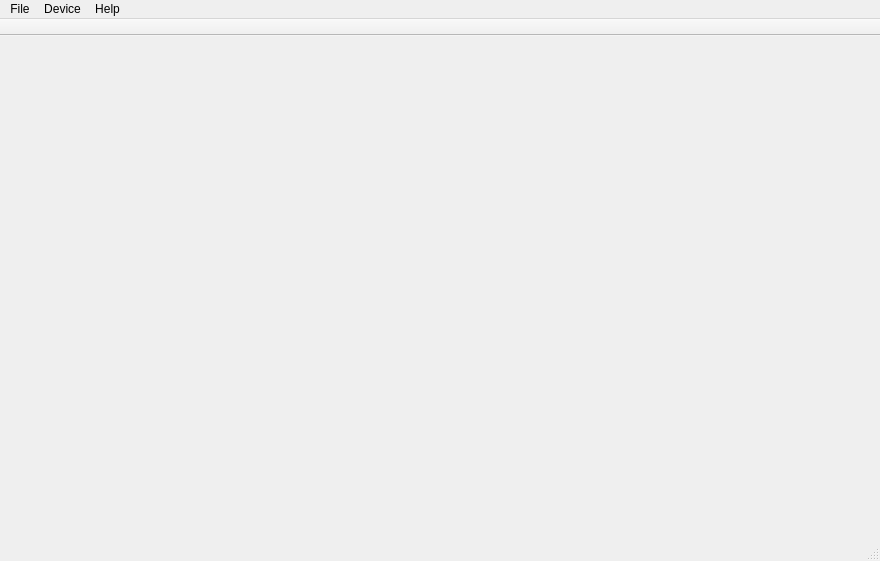
<?xml version="1.0" encoding="UTF-8"?>
<ui version="4.0">
 <class>MainWindow</class>
 <widget class="QMainWindow" name="MainWindow">
  <property name="geometry">
   <rect>
    <x>0</x>
    <y>0</y>
    <width>880</width>
    <height>561</height>
   </rect>
  </property>
  <property name="minimumSize">
   <size>
    <width>476</width>
    <height>400</height>
   </size>
  </property>
  <property name="windowTitle">
   <string>iConnectivity iConfig</string>
  </property>
  <property name="windowIcon">
   <iconset resource="Resources.qrc">
    <normaloff>:/Icon/Icons.ico</normaloff>:/Icon/Icons.ico</iconset>
  </property>
  <property name="dockOptions">
   <set>QMainWindow::AllowNestedDocks|QMainWindow::AllowTabbedDocks|QMainWindow::AnimatedDocks|QMainWindow::ForceTabbedDocks|QMainWindow::VerticalTabs</set>
  </property>
  <property name="unifiedTitleAndToolBarOnMac">
   <bool>false</bool>
  </property>
  <widget class="QWidget" name="centralWidget">
   <property name="autoFillBackground">
    <bool>false</bool>
   </property>
   <layout class="QGridLayout" name="gridLayout_">
    <property name="leftMargin">
     <number>0</number>
    </property>
    <property name="topMargin">
     <number>0</number>
    </property>
    <property name="rightMargin">
     <number>0</number>
    </property>
    <property name="bottomMargin">
     <number>0</number>
    </property>
   </layout>
  </widget>
  <widget class="QMenuBar" name="menuBar">
   <property name="geometry">
    <rect>
     <x>0</x>
     <y>0</y>
     <width>880</width>
     <height>22</height>
    </rect>
   </property>
   <widget class="QMenu" name="menuDevice">
    <property name="title">
     <string>Device</string>
    </property>
    <addaction name="actionClose"/>
    <addaction name="separator"/>
    <addaction name="actionCommit_Changes_to_FLASH"/>
    <addaction name="actionRestore_from_FLASH"/>
    <addaction name="actionRestore_to_Factory_Defaults"/>
    <addaction name="separator"/>
    <addaction name="actionReset"/>
    <addaction name="actionReset_to_Bootloader_Mode"/>
    <addaction name="separator"/>
    <addaction name="actionFirmwareConfig"/>
    <addaction name="actionUpgrade_Firmware"/>
    <addaction name="actionUpgrade_Firmware_From_Local_Drive"/>
    <addaction name="separator"/>
    <addaction name="actionReread_Settings"/>
   </widget>
   <widget class="QMenu" name="menuFile">
    <property name="title">
     <string>File</string>
    </property>
    <addaction name="actionOpen"/>
    <addaction name="separator"/>
    <addaction name="actionSave"/>
    <addaction name="actionOpenPresetsFolder"/>
    <addaction name="separator"/>
    <addaction name="actionQuit"/>
   </widget>
   <widget class="QMenu" name="menuHelp">
    <property name="title">
     <string>Help</string>
    </property>
    <addaction name="actionAbout"/>
    <addaction name="separator"/>
    <addaction name="actionTheme_System"/>
    <addaction name="actionTheme_Light"/>
    <addaction name="actionTheme_Dark"/>
    <addaction name="separator"/>
    <addaction name="actionIConnectivity_Website"/>
    <addaction name="separator"/>
    <addaction name="actionSoftware_Manual"/>
    <addaction name="actionRegister"/>
   </widget>
   <addaction name="menuFile"/>
   <addaction name="menuDevice"/>
   <addaction name="menuHelp"/>
  </widget>
  <widget class="QStatusBar" name="statusBar"/>
  <widget class="QToolBar" name="toolBar">
   <property name="windowTitle">
    <string>toolBar</string>
   </property>
   <property name="movable">
    <bool>false</bool>
   </property>
   <property name="toolButtonStyle">
    <enum>Qt::ToolButtonTextOnly</enum>
   </property>
   <attribute name="toolBarArea">
    <enum>TopToolBarArea</enum>
   </attribute>
   <attribute name="toolBarBreak">
    <bool>false</bool>
   </attribute>
  </widget>
  <action name="actionClose">
   <property name="text">
    <string>Switch Devices</string>
   </property>
  </action>
  <action name="actionOpen">
   <property name="text">
    <string>Open Preset</string>
   </property>
   <property name="shortcut">
    <string>Ctrl+O</string>
   </property>
  </action>
  <action name="actionSave">
   <property name="text">
    <string>Save Preset</string>
   </property>
   <property name="shortcut">
    <string>Ctrl+S</string>
   </property>
  </action>
  <action name="actionQuit">
   <property name="text">
    <string>Quit</string>
   </property>
  </action>
  <action name="actionCommit_Changes_to_FLASH">
   <property name="text">
    <string>Save Current Settings</string>
   </property>
  </action>
  <action name="actionRestore_from_FLASH">
   <property name="text">
    <string>Restore Settings from Memory</string>
   </property>
  </action>
  <action name="actionRestore_to_Factory_Defaults">
   <property name="text">
    <string>Restore to Factory Defaults</string>
   </property>
  </action>
  <action name="actionReset">
   <property name="text">
    <string>Reset</string>
   </property>
  </action>
  <action name="actionReset_to_Bootloader_Mode">
   <property name="text">
    <string>Reset to Bootloader Mode</string>
   </property>
  </action>
  <action name="actionReread_Settings">
   <property name="text">
    <string>Reread Settings</string>
   </property>
  </action>
  <action name="actionAbout">
   <property name="text">
    <string>About</string>
   </property>
  </action>
  <action name="actionIConnectivity_Website">
   <property name="text">
    <string>iConnectivity Website</string>
   </property>
  </action>
  <action name="actionSoftware_Manual">
   <property name="text">
    <string>Online Help</string>
   </property>
  </action>
  <action name="actionRegister">
   <property name="text">
    <string>Register</string>
   </property>
  </action>
  <action name="actionUpgrade_Firmware">
   <property name="text">
    <string>Upgrade Firmware</string>
   </property>
  </action>
  <action name="actionOpenPresetsFolder">
   <property name="text">
    <string>Open Presets Folder</string>
   </property>
   <property name="shortcut">
    <string>Ctrl+Shift+P</string>
   </property>
  </action>
  <action name="actionFirmwareConfig">
   <property name="text">
    <string>Firmware Check Frequency</string>
   </property>
  </action>
  <action name="actionUpgrade_Firmware_From_Local_Drive">
   <property name="text">
    <string>Load Firmware From Local Drive</string>
   </property>
  </action>
  <action name="actionTheme_System">
   <property name="text">
    <string>Theme: System</string>
   </property>
  </action>
  <action name="actionTheme_Light">
   <property name="text">
    <string>Theme: Light</string>
   </property>
  </action>
  <action name="actionTheme_Dark">
   <property name="text">
    <string>Theme: Dark</string>
   </property>
  </action>
 </widget>
 <layoutdefault spacing="6" margin="11"/>
 <resources>
  <include location="Resources.qrc"/>
 </resources>
 <connections/>
</ui>
